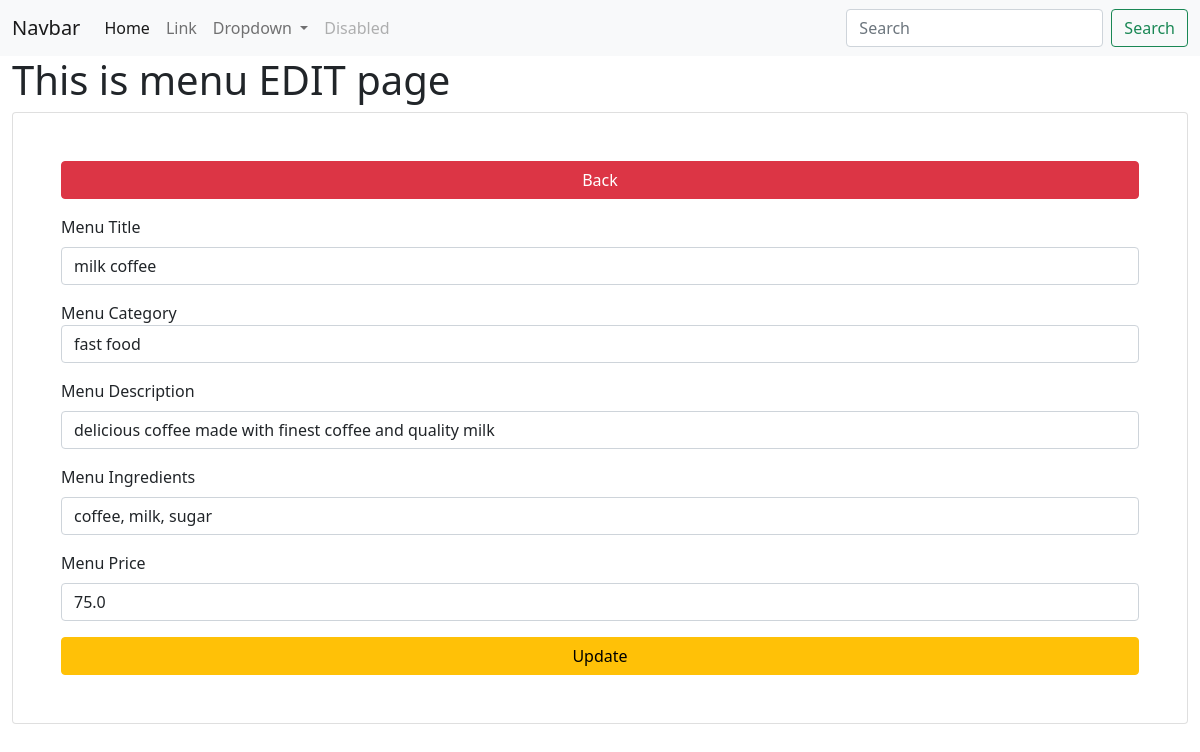
The app's page /menu/edit/7/ with its own data.
### app_restro/models.py (models this page shows, shortened)
class MenuModel(models.Model):
    menu_title=models.CharField(max_length=100)
    category_id=models.ForeignKey(Category, on_delete=models.CASCADE)
    menu_desc=models.CharField(max_length=200)
    menu_img=models.FileField(upload_to="menu/images/", blank=True)
    menu_ingredient=models.CharField(max_length=200)
    menu_price=models.FloatField()
    class Meta:
        db_table="app_menus"

### app_restro/views.py (the view)
# urls.py: path('menu/edit/<int:id>/',views.menu_edit, name='menu-edit'),
def menu_edit(request, id):
    data=MenuModel.objects.get(id=id)
    categories=Category.objects.all()
    context={"data":data,
             "categories":categories
            }
    return render(request, 'menus/edit.html', context)

### templates/menus/edit.html (shortened to what this page needs)
{% extends "layouts/master.html" %}
{% block content %}
<div class="container-fluid">
    <h1>This is menu EDIT page</h1>
    <div class="card p-5">
        <a href="{% url 'menu-list' %}" class="btn btn-danger col-12 mb-3">Back</a>
        <form action="{% url 'menu-update' %}" method="post">
            <div class="form-group mb-3">
                <label for="menu_title">Menu Title</label>
                <input type="text" name="menu_title" class="form-control mt-2" value="{{ data.menu_title }}">
            </div>
            <div class="form-group mb-3">
                <label for="category_id">Menu Category</label>
                <select class="form-control" name="category_id" id="">
                    {% for val in categories %}
                    <option value="{{ val.id }}">{{ val.category_name }}</option>
                    {% endfor %}
                </select>
            </div>
            <div class="form-group mb-3">
                <label for="menu_desc">Menu Description</label>
                <input type="text" name="menu_desc" class="form-control mt-2" value="{{ data.menu_desc }}">
            </div>
            <div class="form-group mb-3">
                <label for="menu_ingredient">Menu Ingredients</label>
                <input type="text" name="menu_ingredient" class="form-control mt-2" value="{{ data.menu_ingredient }}">
            </div>
            <div class="form-group mb-3">
                <label for="menu_price">Menu Price</label>
                <input type="text" name="menu_price" class="form-control mt-2" value="{{ data.menu_price }}">
            </div>
            <input type="submit" class="btn btn-warning col-12" value="Update">
        </form>
    </div>
</div>
{% endblock %}

### records on screen
MenuModel: menu_title "milk coffee", menu_desc "delicious coffee made with finest coffee and quality milk", menu_ingredient "coffee, milk, sugar", menu_price "75.0"

### other values on screen
form field category_id "fast food"
